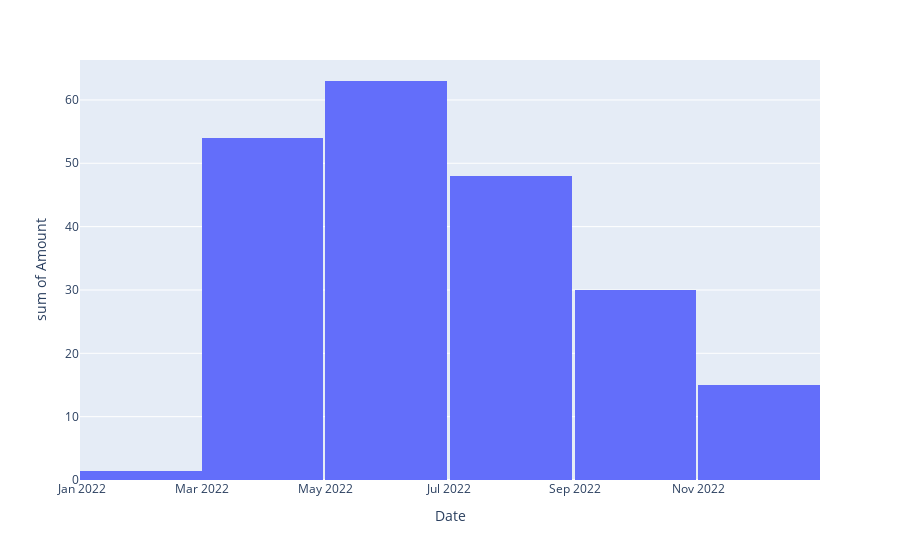

Notebook code cell kept with this figure:
### Code cell
px.histogram(membership,x = membership.index , y = 'Amount')

### Figure 1 — Plotly figure (JSON) as saved in the notebook; plotly's stock layout.template omitted (floating-point values rounded to 4 significant figures)
{"data": [{"alignmentgroup": "True", "bingroup": "x", "histfunc": "sum", "hovertemplate": "Date=%{x}<br>sum of Amount=%{y}<extra></extra>", "legendgroup": "", "marker": {"color": "#636efa", "pattern": {"shape": ""}}, "name": "", "offsetgroup": "", "orientation": "v", "showlegend": false, "type": "histogram", "x": ["2022-12-17T00:00:00", "2022-10-04T00:00:00", "2022-09-04T00:00:00", "2022-08-04T00:00:00", "2022-08-03T00:00:00", "2022-07-17T00:00:00", "2022-07-04T00:00:00", "2022-05-25T00:00:00", "2022-05-16T00:00:00", "2022-05-05T00:00:00", "2022-05-05T00:00:00", "2022-05-04T00:00:00", "2022-04-25T00:00:00", "2022-04-09T00:00:00", "2022-04-05T00:00:00", "2022-03-17T00:00:00", "2022-02-28T00:00:00"], "xaxis": "x", "y": [14.99, 14.99, 14.99, 14.99, 12, 6, 14.99, 14.99, 22.5, 22.5, 1.5, 1.5, 14.99, 12, 12, 14.99, 1.5], "yaxis": "y"}], "layout": {"barmode": "relative", "legend": {"tracegroupgap": 0}, "margin": {"t": 60}, "xaxis": {"anchor": "y", "domain": [0, 1], "title": {"text": "Date"}}, "yaxis": {"anchor": "x", "domain": [0, 1], "title": {"text": "sum of Amount"}}}}
